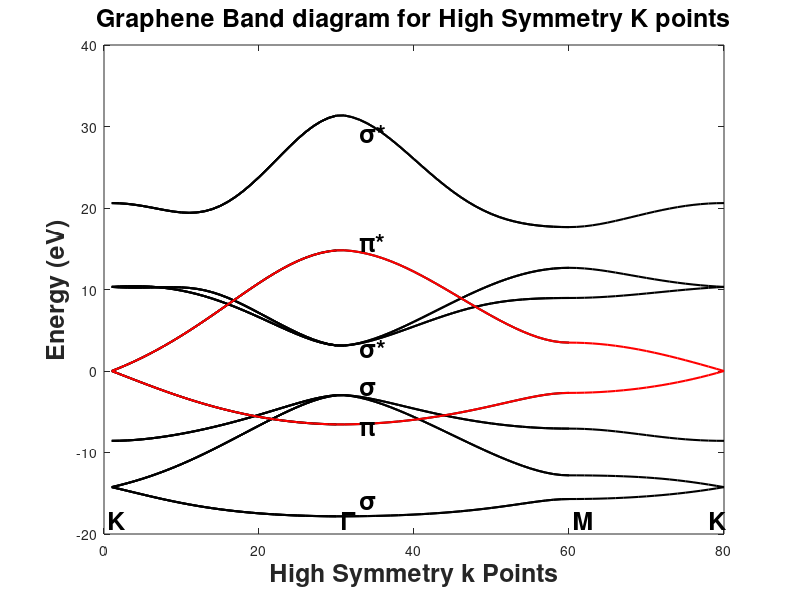

MATLAB code to generate this figure: (Note: this script raises an error after producing the figure.)
clc
clear all
clear figure
a = 2.46*10^(-10);          % real lattice constant
% Parameters
Hss = -6.769; Hsp = -5.580; Hs = -5.037; Hp = -3.033;      
Sss =  0.212; Ssp =  0.102; Ss =  0.146; Sp =  0.129;
E2s = -8.868;
%%%%%%%%%%%%%%%%%%%%%%%%%%%%%%%%%%%%%%%%%%%%
%            K to Gamma                    %
%%%%%%%%%%%%%%%%%%%%%%%%%%%%%%%%%%%%%%%%%%%%
for n=1:30
    kxx = (2*pi/(sqrt(3)*a))*(1-((n-1)/30));
    kyy = ((2*pi/(3*a))*(1-((n-1)/30)));
    H=zeros(6);
    H(1,1) = E2s;
    H(1,4) = Hss*(exp(i*kxx*(a/sqrt(3))) ...
        + 2*exp(-i*kxx*(a/(2*sqrt(3))))*cos(kyy*a/2));
    H(1,5) = Hsp*(-exp(i*kxx*(a/sqrt(3))) ...
        + exp(-i*kxx*(a/(2*sqrt(3))))*cos(kyy*a/2));
    H(1,6) = -i*sqrt(3)*Hsp*exp(-i*kxx*a/...
        (2*sqrt(3)))*sin(kyy*a/2);
    H(2,4) = Hsp*(exp(i*kxx*(a/sqrt(3))) ...
        - exp(-i*kxx*(a/(2*sqrt(3))))*cos(kyy*a/2));
    H(2,5) = -Hs*exp(i*kxx*a/sqrt(3)) ...
        + (1/2)*exp(-i*kxx*a/(2*sqrt(3)))*(-Hs+3*Hp)*cos(kyy*a/2);
    H(2,6) = i*(sqrt(3)/2)*(Hs+Hp)...
        *exp(-i*kxx*a/(2*sqrt(3)))*sin(kyy*a/2);
    H(3,4) = i*sqrt(3)*Hsp*exp(-i*kxx*a/...
        (2*sqrt(3)))*sin(kyy*a/2);
    H(3,5) = i*(sqrt(3)/2)*(Hp+Hs)...
        *exp(-i*kxx*a/(2*sqrt(3)))*sin(kyy*a/2);
    H(3,6) = exp(i*kxx*a/sqrt(3))*Hp ...
        + (1/2)*exp(-i*kxx*a/(2*sqrt(3)))*(-3*Hs + Hp)*cos(kyy*a/2);
    
    H(4,1) = Hss*(exp(-i*kxx*(a/sqrt(3))) ...
        + 2*exp(i*kxx*(a/(2*sqrt(3))))*cos(kyy*a/2));
    H(4,2) = Hsp*(exp(-i*kxx*(a/sqrt(3))) ...
        - exp(i*kxx*(a/(2*sqrt(3))))*cos(kyy*a/2));
    H(4,3) = -i*sqrt(3)*Hsp*exp(i*kxx*a/(2*sqrt(3)))*sin(kyy*a/2);
    H(4,4) = E2s;
    H(5,1) = Hsp*(-exp(-i*kxx*(a/sqrt(3))) ...
        + exp(i*kxx*(a/(2*sqrt(3))))*cos(kyy*a/2));
    H(5,2) = -Hs*exp(-i*kxx*a/sqrt(3)) ...
        + (1/2)*exp(i*kxx*a/(2*sqrt(3)))*(-Hs+3*Hp)*cos(kyy*a/2);
    H(5,3) = -i*(sqrt(3)/2)*(Hp+Hs)...
        *exp(i*kxx*a/(2*sqrt(3)))*sin(kyy*a/2);
    H(6,1) = i*sqrt(3)*Hsp*exp(i*kxx*a/...
        (2*sqrt(3)))*sin(kyy*a/2);
    H(6,2) = -i*(sqrt(3)/2)*(Hs+Hp)*...
        exp(i*kxx*a/(2*sqrt(3)))*sin(kyy*a/2);
    H(6,3) = exp(-i*kxx*a/sqrt(3))*Hp + ...
        (1/2)*exp(i*kxx*a/(2*sqrt(3)))*(-3*Hs + Hp)*cos(kyy*a/2);
    S=zeros(6);
    S(1,1) = 1;
    S(1,4) = Sss*(exp(i*kxx*(a/sqrt(3))) + ...
        2*exp(-i*kxx*(a/(2*sqrt(3))))*cos(kyy*a/2));
    S(1,5) = Ssp*(-exp(i*kxx*(a/sqrt(3))) + ...
        exp(-i*kxx*(a/(2*sqrt(3))))*cos(kyy*a/2));
    S(1,6) = -i*sqrt(3)*Ssp*exp(-i*kxx*a/...
        (2*sqrt(3)))*sin(kyy*a/2);
    S(2,2) = 1;
    S(2,4) = Ssp*(exp(i*kxx*(a/sqrt(3))) - ...
        exp(-i*kxx*(a/(2*sqrt(3))))*cos(kyy*a/2));
    S(2,5) = -Ss*exp(i*kxx*a/sqrt(3)) + ...
        (1/2)*exp(-i*kxx*a/(2*sqrt(3)))*...
        (-Ss+3*Sp)*cos(kyy*a/2);
    S(2,6) = i*(sqrt(3)/2)*(Ss+Sp)*...
        exp(-i*kxx*a/(2*sqrt(3)))*sin(kyy*a/2);
    S(3,3) = 1;
    S(3,4) = i*sqrt(3)*Ssp*exp(-i*kxx*a/...
        (2*sqrt(3)))*sin(kyy*a/2);
    S(3,5) = i*(sqrt(3)/2)*(Sp+Ss)*...
        exp(-i*kxx*a/(2*sqrt(3)))*sin(kyy*a/2);
    S(3,6) = exp(i*kxx*a/sqrt(3))*Sp + ...
        (1/2)*exp(-i*kxx*a/(2*sqrt(3)))*(-3*Ss + Sp)*cos(kyy*a/2);
    S(4,1) = Sss*(exp(-i*kxx*(a/sqrt(3))) +...
        2*exp(i*kxx*(a/(2*sqrt(3))))*cos(kyy*a/2));
    S(4,2) = Ssp*(exp(-i*kxx*(a/sqrt(3))) ...
        - exp(i*kxx*(a/(2*sqrt(3))))*cos(kyy*a/2));
    S(4,3) = -i*sqrt(3)*Ssp*exp(i*kxx*a/...
        (2*sqrt(3)))*sin(kyy*a/2);
    S(4,4) = 1;
    S(5,1) = Ssp*(-exp(-i*kxx*(a/sqrt(3))) + ...
        exp(i*kxx*(a/(2*sqrt(3))))*cos(kyy*a/2));
    S(5,2) = -Ss*exp(-i*kxx*a/sqrt(3)) + ...
        (1/2)*exp(i*kxx*a/(2*sqrt(3)))*(-Ss+3*Sp)*cos(kyy*a/2);
    S(5,3) = -i*(sqrt(3)/2)*(Sp+Ss)*...
        exp(i*kxx*a/(2*sqrt(3)))*sin(kyy*a/2);
    S(5,5) = 1;  
    S(6,1) = i*sqrt(3)*Ssp*exp(i*kxx*a/(2*sqrt(3)))*sin(kyy*a/2);
    S(6,2) = -i*(sqrt(3)/2)*(Ss+Sp)*...
        exp(i*kxx*a/(2*sqrt(3)))*sin(kyy*a/2);
    S(6,3) = exp(-i*kxx*a/sqrt(3))*Sp + ...
        (1/2)*exp(i*kxx*a/(2*sqrt(3)))*(-3*Ss + Sp)*cos(kyy*a/2);
    S(6,6) = 1;
    [V,D] = eig(H,S);
    E_1(n) = D(1,1);
    E_2(n) = D(2,2);
    E_3(n) = D(3,3);
    E_4(n) = D(4,4);
    E_5(n) = D(5,5);
    E_6(n) = D(6,6);
end
plot(E_1,'color','k','LineWidth',1.5)
hold on
plot(E_2,'color','k','LineWidth',1.5)
hold on
plot(E_3,'color','k','LineWidth',1.5)
hold on
plot(E_4,'color','k','LineWidth',1.5)
hold on
plot(E_5,'color','k','LineWidth',1.5)
hold on
plot(E_6,'color','k','LineWidth',1.5)
%%%%%%%%%%%%%%%%%%%%%%%%%%%%%%%%%%%%%%%%%%%%
%            Gamma to M                    %
%%%%%%%%%%%%%%%%%%%%%%%%%%%%%%%%%%%%%%%%%%%%
for n=31:60
    kxx = (2*pi/(sqrt(3)*a))*((n-30)/30);
    kyy = (0*n);
    H=zeros(6);
    H(1,1) = E2s;
    H(1,4) = Hss*(exp(i*kxx*(a/sqrt(3))) ...
        + 2*exp(-i*kxx*(a/(2*sqrt(3))))*cos(kyy*a/2));
    H(1,5) = Hsp*(-exp(i*kxx*(a/sqrt(3))) ...
        + exp(-i*kxx*(a/(2*sqrt(3))))*cos(kyy*a/2));
    H(1,6) = -i*sqrt(3)*Hsp*exp(-i*kxx*a/...
        (2*sqrt(3)))*sin(kyy*a/2);
    H(2,4) = Hsp*(exp(i*kxx*(a/sqrt(3))) ...
        - exp(-i*kxx*(a/(2*sqrt(3))))*cos(kyy*a/2));
    H(2,5) = -Hs*exp(i*kxx*a/sqrt(3)) ...
        + (1/2)*exp(-i*kxx*a/(2*sqrt(3)))*(-Hs+3*Hp)*cos(kyy*a/2);
    H(2,6) = i*(sqrt(3)/2)*(Hs+Hp)...
        *exp(-i*kxx*a/(2*sqrt(3)))*sin(kyy*a/2);
    H(3,4) = i*sqrt(3)*Hsp*exp(-i*kxx*a/...
        (2*sqrt(3)))*sin(kyy*a/2);
    H(3,5) = i*(sqrt(3)/2)*(Hp+Hs)...
        *exp(-i*kxx*a/(2*sqrt(3)))*sin(kyy*a/2);
    H(3,6) = exp(i*kxx*a/sqrt(3))*Hp ...
        + (1/2)*exp(-i*kxx*a/(2*sqrt(3)))*(-3*Hs + Hp)*cos(kyy*a/2);
    H(4,1) = Hss*(exp(-i*kxx*(a/sqrt(3))) ...
        + 2*exp(i*kxx*(a/(2*sqrt(3))))*cos(kyy*a/2));
    H(4,2) = Hsp*(exp(-i*kxx*(a/sqrt(3))) ...
        - exp(i*kxx*(a/(2*sqrt(3))))*cos(kyy*a/2));
    H(4,3) = -i*sqrt(3)*Hsp*exp(i*kxx*a/(2*sqrt(3)))*sin(kyy*a/2);
    H(4,4) = E2s; 
    H(5,1) = Hsp*(-exp(-i*kxx*(a/sqrt(3))) ...
        + exp(i*kxx*(a/(2*sqrt(3))))*cos(kyy*a/2));
    H(5,2) = -Hs*exp(-i*kxx*a/sqrt(3)) ...
        + (1/2)*exp(i*kxx*a/(2*sqrt(3)))*(-Hs+3*Hp)*cos(kyy*a/2);
    H(5,3) = -i*(sqrt(3)/2)*(Hp+Hs)...
        *exp(i*kxx*a/(2*sqrt(3)))*sin(kyy*a/2);
    H(6,1) = i*sqrt(3)*Hsp*exp(i*kxx*a/...
        (2*sqrt(3)))*sin(kyy*a/2);
    H(6,2) = -i*(sqrt(3)/2)*(Hs+Hp)*...
        exp(i*kxx*a/(2*sqrt(3)))*sin(kyy*a/2);
    H(6,3) = exp(-i*kxx*a/sqrt(3))*Hp + ...
        (1/2)*exp(i*kxx*a/(2*sqrt(3)))*(-3*Hs + Hp)*cos(kyy*a/2);
    S=zeros(6);
    S(1,1) = 1;
    S(1,4) = Sss*(exp(i*kxx*(a/sqrt(3))) + ...
        2*exp(-i*kxx*(a/(2*sqrt(3))))*cos(kyy*a/2));
    S(1,5) = Ssp*(-exp(i*kxx*(a/sqrt(3))) + ...
        exp(-i*kxx*(a/(2*sqrt(3))))*cos(kyy*a/2));
    S(1,6) = -i*sqrt(3)*Ssp*exp(-i*kxx*a/...
        (2*sqrt(3)))*sin(kyy*a/2);
    S(2,2) = 1;
    S(2,4) = Ssp*(exp(i*kxx*(a/sqrt(3))) - ...
        exp(-i*kxx*(a/(2*sqrt(3))))*cos(kyy*a/2));
    S(2,5) = -Ss*exp(i*kxx*a/sqrt(3)) + ...
        (1/2)*exp(-i*kxx*a/(2*sqrt(3)))*...
        (-Ss+3*Sp)*cos(kyy*a/2);
    S(2,6) = i*(sqrt(3)/2)*(Ss+Sp)*...
        exp(-i*kxx*a/(2*sqrt(3)))*sin(kyy*a/2);
    S(3,3) = 1;
    S(3,4) = i*sqrt(3)*Ssp*exp(-i*kxx*a/...
        (2*sqrt(3)))*sin(kyy*a/2);
    S(3,5) = i*(sqrt(3)/2)*(Sp+Ss)*...
        exp(-i*kxx*a/(2*sqrt(3)))*sin(kyy*a/2);
    S(3,6) = exp(i*kxx*a/sqrt(3))*Sp + ...
        (1/2)*exp(-i*kxx*a/(2*sqrt(3)))*(-3*Ss + Sp)*cos(kyy*a/2);
    S(4,1) = Sss*(exp(-i*kxx*(a/sqrt(3))) +...
        2*exp(i*kxx*(a/(2*sqrt(3))))*cos(kyy*a/2));
    S(4,2) = Ssp*(exp(-i*kxx*(a/sqrt(3))) ...
        - exp(i*kxx*(a/(2*sqrt(3))))*cos(kyy*a/2));
    S(4,3) = -i*sqrt(3)*Ssp*exp(i*kxx*a/...
        (2*sqrt(3)))*sin(kyy*a/2);
    S(4,4) = 1;
    S(5,1) = Ssp*(-exp(-i*kxx*(a/sqrt(3))) + ...
        exp(i*kxx*(a/(2*sqrt(3))))*cos(kyy*a/2));
    S(5,2) = -Ss*exp(-i*kxx*a/sqrt(3)) + ...
        (1/2)*exp(i*kxx*a/(2*sqrt(3)))*(-Ss+3*Sp)*cos(kyy*a/2);
    S(5,3) = -i*(sqrt(3)/2)*(Sp+Ss)*...
        exp(i*kxx*a/(2*sqrt(3)))*sin(kyy*a/2);
    S(5,5) = 1;
    S(6,1) = i*sqrt(3)*Ssp*exp(i*kxx*a/(2*sqrt(3)))*sin(kyy*a/2);
    S(6,2) = -i*(sqrt(3)/2)*(Ss+Sp)*...
        exp(i*kxx*a/(2*sqrt(3)))*sin(kyy*a/2);
    S(6,3) = exp(-i*kxx*a/sqrt(3))*Sp + ...
        (1/2)*exp(i*kxx*a/(2*sqrt(3)))*(-3*Ss + Sp)*cos(kyy*a/2);
    S(6,6) = 1;
    [V,D] = eig(H,S);
    E_1(n) = D(1,1);
    E_2(n) = D(2,2);
    E_3(n) = D(3,3);
    E_4(n) = D(4,4);
    E_5(n) = D(5,5);
    E_6(n) = D(6,6);
end
plot(E_1,'color','k','LineWidth',1.5)
hold on
plot(E_2,'color','k','LineWidth',1.5)
hold on
plot(E_3,'color','k','LineWidth',1.5)
hold on
plot(E_4,'color','k','LineWidth',1.5)
hold on
plot(E_5,'color','k','LineWidth',1.5)
hold on
plot(E_6,'color','k','LineWidth',1.5)
%%%%%%%%%%%%%%%%%%%%%%%%%%%%%%%%%%%%%%%%%%%%
%            M to K                        %
%%%%%%%%%%%%%%%%%%%%%%%%%%%%%%%%%%%%%%%%%%%%
for n=61:80
    kxx = (2*pi/(sqrt(3)*a));
    kyy = ((2*pi/(3*a))*((n-60)/20));
        H=zeros(6);
    H(1,1) = E2s;
    H(1,4) = Hss*(exp(i*kxx*(a/sqrt(3))) ...
        + 2*exp(-i*kxx*(a/(2*sqrt(3))))*cos(kyy*a/2));
    H(1,5) = Hsp*(-exp(i*kxx*(a/sqrt(3))) ...
        + exp(-i*kxx*(a/(2*sqrt(3))))*cos(kyy*a/2));
    H(1,6) = -i*sqrt(3)*Hsp*exp(-i*kxx*a/...
        (2*sqrt(3)))*sin(kyy*a/2);
    H(2,4) = Hsp*(exp(i*kxx*(a/sqrt(3))) ...
        - exp(-i*kxx*(a/(2*sqrt(3))))*cos(kyy*a/2));
    H(2,5) = -Hs*exp(i*kxx*a/sqrt(3)) ...
        + (1/2)*exp(-i*kxx*a/(2*sqrt(3)))*(-Hs+3*Hp)*cos(kyy*a/2);
    H(2,6) = i*(sqrt(3)/2)*(Hs+Hp)...
        *exp(-i*kxx*a/(2*sqrt(3)))*sin(kyy*a/2);
    H(3,4) = i*sqrt(3)*Hsp*exp(-i*kxx*a/...
        (2*sqrt(3)))*sin(kyy*a/2);
    H(3,5) = i*(sqrt(3)/2)*(Hp+Hs)...
        *exp(-i*kxx*a/(2*sqrt(3)))*sin(kyy*a/2);
    H(3,6) = exp(i*kxx*a/sqrt(3))*Hp ...
        + (1/2)*exp(-i*kxx*a/(2*sqrt(3)))*(-3*Hs + Hp)*cos(kyy*a/2);
    H(4,1) = Hss*(exp(-i*kxx*(a/sqrt(3))) ...
        + 2*exp(i*kxx*(a/(2*sqrt(3))))*cos(kyy*a/2));
    H(4,2) = Hsp*(exp(-i*kxx*(a/sqrt(3))) ...
        - exp(i*kxx*(a/(2*sqrt(3))))*cos(kyy*a/2));
    H(4,3) = -i*sqrt(3)*Hsp*exp(i*kxx*a/(2*sqrt(3)))*sin(kyy*a/2);
    H(4,4) = E2s;
    H(5,1) = Hsp*(-exp(-i*kxx*(a/sqrt(3))) ...
        + exp(i*kxx*(a/(2*sqrt(3))))*cos(kyy*a/2));
    H(5,2) = -Hs*exp(-i*kxx*a/sqrt(3)) ...
        + (1/2)*exp(i*kxx*a/(2*sqrt(3)))*(-Hs+3*Hp)*cos(kyy*a/2);
    H(5,3) = -i*(sqrt(3)/2)*(Hp+Hs)...
        *exp(i*kxx*a/(2*sqrt(3)))*sin(kyy*a/2);
    H(6,1) = i*sqrt(3)*Hsp*exp(i*kxx*a/...
        (2*sqrt(3)))*sin(kyy*a/2);
    H(6,2) = -i*(sqrt(3)/2)*(Hs+Hp)*...
        exp(i*kxx*a/(2*sqrt(3)))*sin(kyy*a/2);
    H(6,3) = exp(-i*kxx*a/sqrt(3))*Hp + ...
        (1/2)*exp(i*kxx*a/(2*sqrt(3)))*(-3*Hs + Hp)*cos(kyy*a/2);
    S=zeros(6);
    S(1,1) = 1;
    S(1,4) = Sss*(exp(i*kxx*(a/sqrt(3))) + ...
        2*exp(-i*kxx*(a/(2*sqrt(3))))*cos(kyy*a/2));
    S(1,5) = Ssp*(-exp(i*kxx*(a/sqrt(3))) + ...
        exp(-i*kxx*(a/(2*sqrt(3))))*cos(kyy*a/2));
    S(1,6) = -i*sqrt(3)*Ssp*exp(-i*kxx*a/...
        (2*sqrt(3)))*sin(kyy*a/2);
    S(2,2) = 1;
    S(2,4) = Ssp*(exp(i*kxx*(a/sqrt(3))) - ...
        exp(-i*kxx*(a/(2*sqrt(3))))*cos(kyy*a/2));
    S(2,5) = -Ss*exp(i*kxx*a/sqrt(3)) + ...
        (1/2)*exp(-i*kxx*a/(2*sqrt(3)))*...
        (-Ss+3*Sp)*cos(kyy*a/2);
    S(2,6) = i*(sqrt(3)/2)*(Ss+Sp)*...
        exp(-i*kxx*a/(2*sqrt(3)))*sin(kyy*a/2);
    S(3,3) = 1;
    S(3,4) = i*sqrt(3)*Ssp*exp(-i*kxx*a/...
        (2*sqrt(3)))*sin(kyy*a/2);
    S(3,5) = i*(sqrt(3)/2)*(Sp+Ss)*...
        exp(-i*kxx*a/(2*sqrt(3)))*sin(kyy*a/2);
    S(3,6) = exp(i*kxx*a/sqrt(3))*Sp + ...
        (1/2)*exp(-i*kxx*a/(2*sqrt(3)))*(-3*Ss + Sp)*cos(kyy*a/2);
    S(4,1) = Sss*(exp(-i*kxx*(a/sqrt(3))) +...
        2*exp(i*kxx*(a/(2*sqrt(3))))*cos(kyy*a/2));
    S(4,2) = Ssp*(exp(-i*kxx*(a/sqrt(3))) ...
        - exp(i*kxx*(a/(2*sqrt(3))))*cos(kyy*a/2));
    S(4,3) = -i*sqrt(3)*Ssp*exp(i*kxx*a/...
        (2*sqrt(3)))*sin(kyy*a/2);
    S(4,4) = 1;
    S(5,1) = Ssp*(-exp(-i*kxx*(a/sqrt(3))) + ...
        exp(i*kxx*(a/(2*sqrt(3))))*cos(kyy*a/2));
    S(5,2) = -Ss*exp(-i*kxx*a/sqrt(3)) + ...
        (1/2)*exp(i*kxx*a/(2*sqrt(3)))*(-Ss+3*Sp)*cos(kyy*a/2);
    S(5,3) = -i*(sqrt(3)/2)*(Sp+Ss)*...
        exp(i*kxx*a/(2*sqrt(3)))*sin(kyy*a/2);
    S(5,5) = 1;
    S(6,1) = i*sqrt(3)*Ssp*exp(i*kxx*a/(2*sqrt(3)))*sin(kyy*a/2);
    S(6,2) = -i*(sqrt(3)/2)*(Ss+Sp)*...
        exp(i*kxx*a/(2*sqrt(3)))*sin(kyy*a/2);
    S(6,3) = exp(-i*kxx*a/sqrt(3))*Sp + ...
        (1/2)*exp(i*kxx*a/(2*sqrt(3)))*(-3*Ss + Sp)*cos(kyy*a/2);
    S(6,6) = 1;  
    [V,D] = eig(H,S);
    E_1(n) = D(1,1);
    E_2(n) = D(2,2);
    E_3(n) = D(3,3);
    E_4(n) = D(4,4);
    E_5(n) = D(5,5);
    E_6(n) = D(6,6);
end
plot(E_1,'color','k','LineWidth',1.5)
hold on
plot(E_2,'color','k','LineWidth',1.5)
hold on
plot(E_3,'color','k','LineWidth',1.5)
hold on
plot(E_4,'color','k','LineWidth',1.5)
hold on
plot(E_5,'color','k','LineWidth',1.5)
hold on
plot(E_6,'color','k','LineWidth',1.5)
%%%%%%%%%%%%%%%%%%%%%%%%%%%%%%%%%%%%%%%%%%
%               Pi Bands                 %
%%%%%%%%%%%%%%%%%%%%%%%%%%%%%%%%%%%%%%%%%%
clc
clear all
clear figure
a = 2.46*10^(-10);          % real lattice constant
t = -3.033; s = 0.129;      % Parameters
%%%%%%%%%%%%%%%%%%%%%%%%%%%%%%%%%%%%%%%%%%
%             K to Gamma                 %
%%%%%%%%%%%%%%%%%%%%%%%%%%%%%%%%%%%%%%%%%%
for n=1:30
    kxx = (2*pi/(sqrt(3)*a))*(1-((n-1)/30));
    kyy = ((2*pi/(3*a))*(1-((n-1)/30)));
    fk = exp(1i*kxx*(a/sqrt(3))) + ...
        2*exp(-1i*kxx*(a/(2*sqrt(3))))*cos(kyy*(a/2));
    fk_conj = exp(-1i*kxx*(a/sqrt(3))) ...
        + 2*exp(1i*kxx*(a/(2*sqrt(3))))*cos(kyy*(a/2));
    H=zeros(2);
    H(1,2) = t*fk;
    H(2,1) = t*fk_conj;
    S=ones(2);
    S(1,2) = s*fk;
    S(2,1) = s*fk_conj;
    [V,D] = eig(H,S);
    E_1(n) = D(1,1);
    E_2(n) = D(2,2);  
end
plot(E_1,'color','k','LineWidth',1.5)
hold on
plot(E_2,'color','k','LineWidth',1.5)
hold on
%%%%%%%%%%%%%%%%%%%%%%%%%%%%%%%%%%%%%%%%%%
%             Gamma to M                 %
%%%%%%%%%%%%%%%%%%%%%%%%%%%%%%%%%%%%%%%%%%
for n=31:60
    kxx = (2*pi/(sqrt(3)*a))*((n-30)/30);
    kyy = (0*n);
    fk = exp(1i*kxx*(a/sqrt(3))) + ...
        2*exp(-1i*kxx*(a/(2*sqrt(3))))*cos(kyy*(a/2));
    fk_conj = exp(-1i*kxx*(a/sqrt(3))) ...
        + 2*exp(1i*kxx*(a/(2*sqrt(3))))*cos(kyy*(a/2));    
    H=zeros(2);
    H(1,2) = t*fk;
    H(2,1) = t*fk_conj;    
    S=ones(2);
    S(1,2) = s*fk;
    S(2,1) = s*fk_conj;    
    [V,D] = eig(H,S);
    E_1(n) = D(1,1);
    E_2(n) = D(2,2);
end
plot(E_1,'color','k','LineWidth',1.5)
hold on
plot(E_2,'color','k','LineWidth',1.5)
hold on
%%%%%%%%%%%%%%%%%%%%%%%%%%%%%%%%%%%%%%%%%%
%             M to K                     %
%%%%%%%%%%%%%%%%%%%%%%%%%%%%%%%%%%%%%%%%%%
for n=61:80
    kxx = (2*pi/(sqrt(3)*a));
    kyy = ((2*pi/(3*a))*((n-60)/20));
    fk = exp(1i*kxx*(a/sqrt(3))) + ...
        2*exp(-1i*kxx*(a/(2*sqrt(3))))*cos(kyy*(a/2));
    fk_conj = exp(-1i*kxx*(a/sqrt(3))) ...
        + 2*exp(1i*kxx*(a/(2*sqrt(3))))*cos(kyy*(a/2));    
    H=zeros(2);
    H(1,2) = t*fk;
    H(2,1) = t*fk_conj;   
    S=ones(2);
    S(1,2) = s*fk;
    S(2,1) = s*fk_conj;    
    [V,D] = eig(H,S);
    E_1(n) = D(1,1);
    E_2(n) = D(2,2);
end
plot(E_1,'color','r','LineWidth',1.5)
hold on
plot(E_2,'color','r','LineWidth',1.5)
hold on
%%%%%%%%%%%%%%%%%%%%%%%%%%%%%%%%%%%%%%%%%%
%             Graph Settin               %
%%%%%%%%%%%%%%%%%%%%%%%%%%%%%%%%%%%%%%%%%%
title('Graphene Band diagram for High Symmetry K points','FontSize'...
    ,18,'FontWeight','bold')
mylabelx=[0.5, 30.5 , 60.5,78, 33, 33, 33 , 33 , 33 , 33 ];
mylabely=[-19.5,-19.5,-19.5,-19.5, -8 , 14.5, -17 , -3 ,1.7, 28 ];
labels = {'K','\Gamma','M','K', '\pi', '\pi*' ,'\sigma', ...
    '\sigma' , '\sigma*' , '\sigma*' };
text(mylabelx,mylabely,labels,'VerticalAlignment',...
    'bottom','FontSize',18,'FontWeight','bold')
ylabel('Energy (eV)','FontSize',18,'FontWeight','bold')
xlabel('High Symmetry k Points','FontSize',18,'FontWeight','bold')
xline(30)
xline(60)
xline(80)
yline(0, 'g')
set(gca,'XTick',[])
